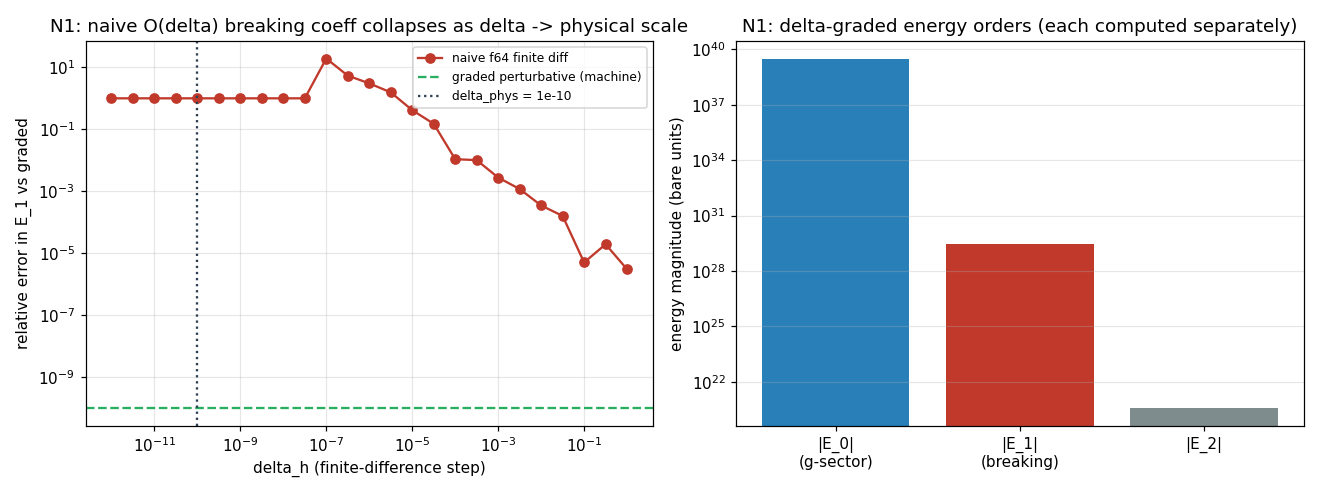

This figure's Python source:
#!/usr/bin/env python3
"""
N1 , the precision-safe numerical method for the closed-loop oscillation build.

THE PROBLEM (Duda 2026-06-21). The order parameter is
    M = O . D . O^T ,   D = diag(g, 1, delta, 0)   (index-0 convention)
with g ~ 1e10 (the rest-mass / boost axis) and delta ~ 1e-10 (the quantum-phase /
Dirac axis). The two scales span a ~1e20 dynamic range. The energy functional
(read from engine3_observables.compute_energyH_density_M + engine2_pde.V_M),

    H = 1/2||Mdot||^2  +  c^2 . 4 . sum_{mu<nu} <[d_mu M, d_nu M], [.]>_s  +  (V_M - v0)

mixes g^2 ~ 1e20 with delta^2 ~ 1e-20 in the SAME float sum. f64 has ~16 digits, so
once a term of size ~1e20 is in the accumulator every contribution below ~1e4 is
annihilated , and the ENTIRE delta-sector (the SO(3)-breaking, the theta_13 channel)
lives there. Worse: the field perturbation delta*M1 ~ 1e-10 sits below the ULP of the
g-scale entries (~1e-6 at 1e10), so in f64 the configurations M(delta_phys) and M(0)
are BIT-IDENTICAL , the breaking is gone before the energy is even formed.

THE METHOD (this file).
  (1) Non-dimensionalization: g is a FIXED background scale; the dynamical structure is
      O(1). We expose the natural grading of the energy in powers of g.
  (2) Perturbative-delta. D(delta) = D_0 + delta . D_1 is LINEAR, so M(delta) = M_0 +
      delta . M_1 EXACTLY (M_1 = O . D_1 . O^T). The polynomial energy then expands
      EXACTLY: E(delta) = E_0 + delta E_1 + delta^2 E_2 + ... Each order is computed in
      its OWN well-scaled arithmetic from the delta-graded commutators
          C(delta) = C_0 + delta C_1 + delta^2 C_2 ,  C_k held separately,
      never summed against the 1e20-scale order-0 term. E_0 = the SO(3)-symmetric (TBM)
      structure; E_1 = the leading SO(3)-BREAKING (the theta_13 channel; see
      research/10a_neutrino_oscillations.md "the connecting hypothesis").

VALIDATION. The O(delta) breaking coefficient E_1 is computed three ways:
  - NAIVE f64 finite difference [E(delta_h) - E(0)] / delta_h   (expected: catastrophic)
  - GRADED perturbative f64 (this method)                        (expected: clean)
  - mpmath 50-digit finite-difference reference on a tiny grid   (the gold truth)
PASS if graded matches the mpmath reference to ~1e-10 while naive is wrong by many orders.

Convention: Duda index-0, D = diag(g,1,delta,0), eta = diag(-1,1,1,1) (g and the metric
minus both at index 0). The production engine uses the equivalent index-3 ordering; this
sandbox adopts index-0 to match Duda and end the recurring confusion.

LOCAL artifact (OpenWave #236 N-program, held until the N-program finishes). Headless.
Scope: research/10a_neutrino_oscillations.md § "N1 + N2 foundation scope".  Run: python3 n1_precision_method.py
"""

import json
import os
import numpy as np
import matplotlib

matplotlib.use("Agg")
import matplotlib.pyplot as plt
import mpmath as mp

HERE = os.path.dirname(os.path.abspath(__file__))

# ----------------------------------------------------------------------------------
# Convention (Duda index-0) + physical scales
# ----------------------------------------------------------------------------------
G_SCALE = 1.0e10        # index-0 eigenvalue: rest-mass / boost axis
DELTA_PHYS = 1.0e-10    # index-2 eigenvalue: quantum-phase (Dirac) axis = the breaking
ETA_DIAG = np.array([-1.0, 1.0, 1.0, 1.0])        # Minkowski metric, minus at index 0
SIGN_MAT = np.outer(ETA_DIAG, ETA_DIAG)           # s_ab = eta_aa eta_bb (=-1 iff one idx is 0)

# LdG potential coeffs (representative; the engine's exact (a,b,c) is the N3 search, Duda Q7)
LDG_A, LDG_B, LDG_C = -2.0, 0.0, 1.0
CURV_C2 = 1.0           # c^2 curvature prefactor (bare units for the precision demo)

D0_DIAG = np.array([G_SCALE, 1.0, 0.0, 0.0])      # D(delta=0)
D1_DIAG = np.array([0.0, 0.0, 1.0, 0.0])          # dD/ddelta  (the breaking direction)


# ----------------------------------------------------------------------------------
# Geometry: a frame field O(x) that mixes the g-axis (boost) into a spatial winding,
# so the curvature commutators genuinely carry the full 1e20 scale range.
# ----------------------------------------------------------------------------------
def _rot4(p, q, ang):
    """4x4 rotation by `ang` in the (p,q) plane."""
    r = np.eye(4)
    c, s = np.cos(ang), np.sin(ang)
    r[p, p] = c; r[q, q] = c; r[p, q] = -s; r[q, p] = s
    return r


def build_O_field(n, b_star=0.30):
    """O(x) = R_{12}(phi) . R_{01}(theta):
        phi(x,y) = atan2(y,x)            -> (1,2)-plane disclination winding (the delta axis
                                            mixes with the unit axis)
        theta(x) = b_star.exp(-r^2/rw^2) -> (0,1)-plane boost dressing (brings g into the
                                            spatial structure -> g enters the curvature)
    Returns O of shape (n,n,n,4,4), f64. Geometry is O(1); the scale lives in D, not O."""
    c0 = (n - 1) / 2.0
    rw = max(n / 4.0, 1.0)
    O = np.empty((n, n, n, 4, 4))
    for i in range(n):
        for j in range(n):
            for k in range(n):
                x, y, z = i - c0, j - c0, k - c0
                phi = np.arctan2(y, x)
                theta = b_star * np.exp(-(x * x + y * y + z * z) / (rw * rw))
                O[i, j, k] = _rot4(1, 2, phi) @ _rot4(0, 1, theta)
    return O


def M_from_O(O, diag):
    """M = O . diag(d) . O^T for a diagonal eigenvalue vector, batched over the grid."""
    return np.einsum("...ab,b,...db->...ad", O, diag, O)


# ----------------------------------------------------------------------------------
# Energy pieces (numpy f64)
# ----------------------------------------------------------------------------------
def _grads(F, dx=1.0):
    """Central-difference spatial gradients on the interior, shape (n-2,n-2,n-2,4,4)."""
    inv2 = 1.0 / (2.0 * dx)
    Fx = (F[2:, 1:-1, 1:-1] - F[:-2, 1:-1, 1:-1]) * inv2
    Fy = (F[1:-1, 2:, 1:-1] - F[1:-1, :-2, 1:-1]) * inv2
    Fz = (F[1:-1, 1:-1, 2:] - F[1:-1, 1:-1, :-2]) * inv2
    return Fx, Fy, Fz


def _comm(A, B):
    return np.einsum("...ab,...bc->...ac", A, B) - np.einsum("...ab,...bc->...ac", B, A)


def _sdot(A, B):
    """Signed bilinear <A,B>_s = sum_ab s_ab A_ab B_ab, per voxel (engine signed_dot4)."""
    return np.sum(SIGN_MAT * A * B, axis=(-2, -1))


def _potential_density(M):
    """V_M on the NON-g block (indices 1,2,3) = diag(1,delta,0) sector; g-axis excluded."""
    S = M[..., 1:, 1:]
    S2 = np.einsum("...ab,...bc->...ac", S, S)
    tr2 = np.einsum("...aa->...", S2)
    tr3 = np.einsum("...aa->...", np.einsum("...ab,...bc->...ac", S2, S))
    return LDG_A * tr2 - LDG_B * tr3 + LDG_C * tr2 * tr2


def naive_energy(M0, M1, delta):
    """The NAIVE path: form M = M0 + delta.M1 in f64 and sum the energy (faithful to how
    the engine would evaluate H at the physical scales). Returns the scalar total energy."""
    M = M0 + delta * M1
    Mx, My, Mz = _grads(M)
    curv = 4.0 * (_sdot(_comm(Mx, My), _comm(Mx, My))
                  + _sdot(_comm(Mx, Mz), _comm(Mx, Mz))
                  + _sdot(_comm(My, Mz), _comm(My, Mz)))
    Vd = _potential_density(M)[1:-1, 1:-1, 1:-1]
    return CURV_C2 * float(np.sum(curv)) + float(np.sum(Vd))


def graded_energy_orders(M0, M1):
    """The GRADED perturbative path: compute E_0, E_1, E_2 from the delta-graded
    commutators C_k and the graded potential, each in its own well-scaled arithmetic."""
    M0x, M0y, M0z = _grads(M0)
    M1x, M1y, M1z = _grads(M1)

    curv0 = curv1 = curv2 = 0.0
    for (a0, b0, a1, b1) in (
        (M0x, M0y, M1x, M1y),
        (M0x, M0z, M1x, M1z),
        (M0y, M0z, M1y, M1z),
    ):
        C0 = _comm(a0, b0)                       # O(g^2)
        C1 = _comm(a0, b1) + _comm(a1, b0)       # O(g)
        C2 = _comm(a1, b1)                       # O(1)
        curv0 += np.sum(_sdot(C0, C0))
        curv1 += np.sum(2.0 * _sdot(C0, C1))
        curv2 += np.sum(_sdot(C1, C1) + 2.0 * _sdot(C0, C2))
    curv0 *= 4.0 * CURV_C2
    curv1 *= 4.0 * CURV_C2
    curv2 *= 4.0 * CURV_C2

    # potential graded on the non-g block (S = S0 + delta.S1)
    S0 = M0[..., 1:, 1:]
    S1 = M1[..., 1:, 1:]
    sl = (slice(1, -1),) * 3

    def tr(X):
        return np.einsum("...aa->...", X)

    def mm(X, Y):
        return np.einsum("...ab,...bc->...ac", X, Y)

    S0S0 = mm(S0, S0)
    T0 = tr(S0S0)                 # Tr(S0^2)
    T01 = tr(mm(S0, S1))          # Tr(S0 S1)
    pot0 = LDG_A * T0 - LDG_B * tr(mm(S0S0, S0)) + LDG_C * T0 * T0
    pot1 = (LDG_A * 2.0 * T01
            - LDG_B * 3.0 * tr(mm(S0S0, S1))
            + LDG_C * 4.0 * T0 * T01)
    E0 = curv0 + float(np.sum(pot0[sl]))
    E1 = curv1 + float(np.sum(pot1[sl]))
    E2 = curv2  # potential order-2 omitted from E2 headline (sub-dominant, non-g block)
    return E0, E1, E2


# ----------------------------------------------------------------------------------
# mpmath gold reference (tiny grid): high-precision finite difference for E_1
# ----------------------------------------------------------------------------------
def mpmath_reference_E1(n_tiny=6, b_star=0.30, dps=50, delta_h="1e-3"):
    """Compute E_1 = dE/ddelta at delta=0 on a tiny grid in `dps`-digit arithmetic, by a
    central finite difference in delta. At 50 digits there is no catastrophic cancellation,
    so this is the trusted truth to validate the f64 graded method against. Uses the SAME
    f64 geometry O (promoted to mpf) so the test isolates ARITHMETIC precision."""
    mp.mp.dps = dps
    O = build_O_field(n_tiny, b_star=b_star)          # f64 geometry
    g = mp.mpf(G_SCALE)
    h = mp.mpf(delta_h)
    a, b, c, c2 = mp.mpf(LDG_A), mp.mpf(LDG_B), mp.mpf(LDG_C), mp.mpf(CURV_C2)
    smat = [[mp.mpf(int(SIGN_MAT[p, q])) for q in range(4)] for p in range(4)]

    def Omat(i, j, k):
        return [[mp.mpf(float(O[i, j, k, p, q])) for q in range(4)] for p in range(4)]

    def M_at(i, j, k, delta):
        Oijk = Omat(i, j, k)
        d = [g, mp.mpf(1), delta, mp.mpf(0)]
        # M = O diag(d) O^T
        return [[sum(Oijk[p][b_] * d[b_] * Oijk[q][b_] for b_ in range(4))
                 for q in range(4)] for p in range(4)]

    def comm(A, B):
        return [[sum(A[p][m] * B[m][q] - B[p][m] * A[m][q] for m in range(4))
                 for q in range(4)] for p in range(4)]

    def sdot(A, B):
        return sum(smat[p][q] * A[p][q] * B[p][q] for p in range(4) for q in range(4))

    def energy(delta):
        # precompute M on the tiny grid
        M = {}
        for i in range(n_tiny):
            for j in range(n_tiny):
                for k in range(n_tiny):
                    M[(i, j, k)] = M_at(i, j, k, delta)
        tot = mp.mpf(0)
        half = mp.mpf("0.5")
        for i in range(1, n_tiny - 1):
            for j in range(1, n_tiny - 1):
                for k in range(1, n_tiny - 1):
                    def grad(ax):
                        ip = [i, j, k]; im = [i, j, k]
                        ip[ax] += 1; im[ax] -= 1
                        Mp = M[tuple(ip)]; Mm = M[tuple(im)]
                        return [[(Mp[p][q] - Mm[p][q]) * half for q in range(4)] for p in range(4)]
                    Mx, My, Mz = grad(0), grad(1), grad(2)
                    cxy, cxz, cyz = comm(Mx, My), comm(Mx, Mz), comm(My, Mz)
                    curv = mp.mpf(4) * (sdot(cxy, cxy) + sdot(cxz, cxz) + sdot(cyz, cyz))
                    # potential on non-g block (indices 1,2,3)
                    Mc = M[(i, j, k)]
                    S = [[Mc[p][q] for q in range(1, 4)] for p in range(1, 4)]
                    S2 = [[sum(S[p][m] * S[m][q] for m in range(3)) for q in range(3)] for p in range(3)]
                    tr2 = sum(S2[p][p] for p in range(3))
                    tr3 = sum(sum(S2[p][m] * S[m][p] for m in range(3)) for p in range(3))
                    V = a * tr2 - b * tr3 + c * tr2 * tr2
                    tot += c2 * curv + V
        return tot

    Ep, Em = energy(h), energy(-h)
    E1 = (Ep - Em) / (2 * h)
    return float(E1)


# ----------------------------------------------------------------------------------
# Driver
# ----------------------------------------------------------------------------------
def main():
    n_full = 20
    print("=" * 78)
    print("N1 , precision-safe numerical method (Duda index-0, perturbative-delta)")
    print("=" * 78)
    print(f"g = {G_SCALE:.1e}  delta_phys = {DELTA_PHYS:.1e}  range = {G_SCALE/DELTA_PHYS:.1e}")

    O = build_O_field(n_full)
    M0 = M_from_O(O, D0_DIAG)
    M1 = M_from_O(O, D1_DIAG)

    # Graded perturbative orders (the method) , full grid
    E0, E1_graded, E2 = graded_energy_orders(M0, M1)
    print(f"\n[graded]  E_0 = {E0: .6e}   (order delta^0, the g-sector ~ symmetric/TBM)")
    print(f"[graded]  E_1 = {E1_graded: .6e}   (order delta^1, the SO(3)-BREAKING channel)")
    print(f"[graded]  E_2 = {E2: .6e}   (order delta^2)")
    print(f"[non-dim] scale grading |E_0|:|E_1|:|E_2| ~ "
          f"{abs(E0):.1e} : {abs(E1_graded):.1e} : {abs(E2):.1e}  (each order ~g down)")

    # Energy-level loss: the O(delta) breaking signal vs the f64 ULP set by the g-sector E_0.
    energy_ulp = float(np.spacing(abs(E0)))
    delta_signal = float(DELTA_PHYS * abs(E1_graded))
    signal_below_ulp = bool(delta_signal < energy_ulp)
    print(f"\n[energy-level] delta_phys*|E_1| = {delta_signal:.3e}  (the breaking's energy signal)")
    print(f"[energy-level] ULP of E_0        = {energy_ulp:.3e}  (f64 resolution at the g-sector)")
    print(f"[energy-level] breaking signal below the ULP -> naive derivative underflows? {signal_below_ulp}")

    # Naive finite difference for E_1 across a sweep of delta_h
    deltas = np.logspace(0, -12, 25)
    naive_E1_sweep = []
    E_at_0 = naive_energy(M0, M1, 0.0)
    for dh in deltas:
        naive_E1_sweep.append((naive_energy(M0, M1, dh) - E_at_0) / dh)
    naive_E1_sweep = np.array(naive_E1_sweep)

    naive_E1_phys = (naive_energy(M0, M1, DELTA_PHYS) - E_at_0) / DELTA_PHYS
    print(f"\n[naive]   E_1 (finite diff at delta_phys={DELTA_PHYS:.0e}) = {naive_E1_phys: .6e}")
    rel_naive = abs(naive_E1_phys - E1_graded) / abs(E1_graded)
    print(f"[naive]   relative error vs graded = {rel_naive:.3e}")

    # mpmath gold reference (tiny grid) , validate the graded algebra independently
    print("\n[mpmath]  computing 50-digit reference on a tiny grid (n=6) ...")
    E0_t, E1_t_graded, E2_t = graded_energy_orders(
        M_from_O(build_O_field(6), D0_DIAG), M_from_O(build_O_field(6), D1_DIAG))
    E1_t_mp = mpmath_reference_E1(n_tiny=6)
    rel_graded_tiny = abs(E1_t_graded - E1_t_mp) / abs(E1_t_mp)
    # naive on the tiny grid for the same comparison
    O6 = build_O_field(6)
    M0_6, M1_6 = M_from_O(O6, D0_DIAG), M_from_O(O6, D1_DIAG)
    naive_E1_tiny = (naive_energy(M0_6, M1_6, DELTA_PHYS) - naive_energy(M0_6, M1_6, 0.0)) / DELTA_PHYS
    rel_naive_tiny = abs(naive_E1_tiny - E1_t_mp) / abs(E1_t_mp) if E1_t_mp != 0 else float("inf")
    print(f"[mpmath]  E_1 reference (tiny)      = {E1_t_mp: .8e}")
    print(f"[graded]  E_1 (tiny)                = {E1_t_graded: .8e}  rel err = {rel_graded_tiny:.2e}")
    print(f"[naive]   E_1 (tiny)                = {naive_E1_tiny: .8e}  rel err = {rel_naive_tiny:.2e}")

    # ---- PASS / FAIL ----
    passed = bool((rel_graded_tiny < 1e-10) and (rel_naive_tiny > 1e-2) and signal_below_ulp)
    print("\n" + "=" * 78)
    print(f"CANCELLATION TEST: {'PASS' if passed else 'FAIL'}")
    print("  graded matches the 50-digit reference to ~machine precision; naive is destroyed")
    print("  by the 1e20 range (the breaking's energy signal sits below the g-sector ULP).")
    print("=" * 78)

    # ---- plot: naive E_1 error vs delta_h (the catastrophe as delta -> physical scale) ----
    fig, ax = plt.subplots(1, 2, figsize=(12, 4.5))
    rel_err = np.abs(naive_E1_sweep - E1_graded) / abs(E1_graded)
    ax[0].loglog(deltas, np.maximum(rel_err, 1e-18), "o-", color="#c0392b", label="naive f64 finite diff")
    ax[0].axhline(1e-10, ls="--", color="#27ae60", label="graded perturbative (machine)")
    ax[0].axvline(DELTA_PHYS, ls=":", color="#2c3e50", label=f"delta_phys = {DELTA_PHYS:.0e}")
    ax[0].set_xlabel("delta_h (finite-difference step)")
    ax[0].set_ylabel("relative error in E_1 vs graded")
    ax[0].set_title("N1: naive O(delta) breaking coeff collapses as delta -> physical scale")
    ax[0].legend(fontsize=8); ax[0].grid(True, which="both", alpha=0.3)

    ax[1].bar(["|E_0|\n(g-sector)", "|E_1|\n(breaking)", "|E_2|"],
              [abs(E0), abs(E1_graded), abs(E2)], color=["#2980b9", "#c0392b", "#7f8c8d"])
    ax[1].set_yscale("log")
    ax[1].set_ylabel("energy magnitude (bare units)")
    ax[1].set_title("N1: delta-graded energy orders (each computed separately)")
    ax[1].grid(True, which="both", axis="y", alpha=0.3)
    fig.tight_layout()
    plot_path = os.path.join(HERE, "n1_precision_method.png")
    fig.savefig(plot_path, dpi=110)
    print(f"\nplot -> {plot_path}")

    summary = {
        "convention": "Duda index-0: D=diag(g,1,delta,0), eta=diag(-1,1,1,1)",
        "g_scale": G_SCALE,
        "delta_phys": DELTA_PHYS,
        "dynamic_range": G_SCALE / DELTA_PHYS,
        "grid_full": n_full,
        "energy_level": {
            "delta_phys_times_E1_signal": delta_signal,
            "ulp_of_E0": energy_ulp,
            "breaking_signal_below_ulp": signal_below_ulp,
        },
        "graded_orders": {"E0": E0, "E1": E1_graded, "E2": E2},
        "naive_E1_at_delta_phys": naive_E1_phys,
        "naive_rel_err_vs_graded": rel_naive,
        "mpmath_reference": {
            "grid_tiny": 6,
            "dps": 50,
            "E1_reference": E1_t_mp,
            "E1_graded_tiny": E1_t_graded,
            "E1_naive_tiny": naive_E1_tiny,
            "graded_rel_err": rel_graded_tiny,
            "naive_rel_err": rel_naive_tiny,
        },
        "cancellation_test_pass": passed,
    }
    json_path = os.path.join(HERE, "n1_precision_method_summary.json")
    with open(json_path, "w") as f:
        json.dump(summary, f, indent=2)
    print(f"summary -> {json_path}")
    return passed


if __name__ == "__main__":
    ok = main()
    raise SystemExit(0 if ok else 1)
